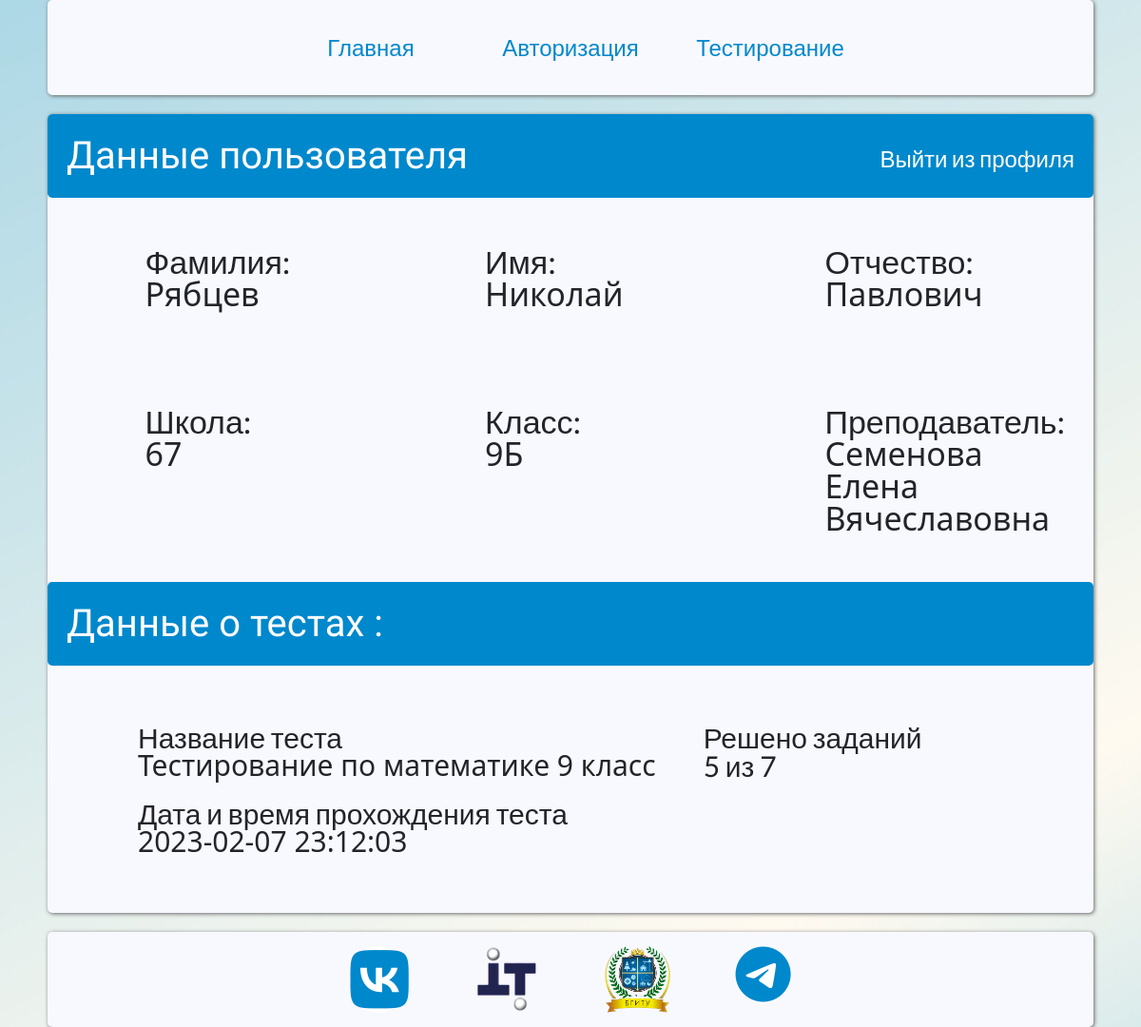
/profile/1 (signed in), run on the app's committed database.
### app/models.py (models this page shows, shortened)
class User(UserMixin, db.Model):
    __tablename__ = 'user'
    id = db.Column(db.Integer, primary_key=True)
    surname = db.Column(db.String(50), nullable=False)
    name = db.Column(db.String(50), nullable=False)
    patronomyc = db.Column(db.String(50), nullable=True)
    school = db.Column(db.String(120), nullable=False)
    s_class = db.Column(db.String(10), nullable=False)
    s_teacher = db.Column(db.String(60), nullable=False)
    login = db.Column(db.String(40), nullable=False)
    password = db.Column(db.String(128), nullable=False)
    usertype = db.Column(db.String(20),nullable= False)

class Test_result(db.Model):
    __tablename__ = 'test_result'
    id = db.Column(db.Integer, primary_key=True)
    test = db.Column(db.Integer, db.ForeignKey('test.id'), nullable=True)
    user = db.Column(db.Integer, db.ForeignKey('user.id'), nullable=True)
    grade = db.Column(db.Integer)
    date_time = db.Column(db.DateTime)

class Test(db.Model):
    __tablename__ = 'test'
    id = db.Column(db.Integer, primary_key=True)
    Name = db.Column(db.String(500), nullable=False)
    Question1 = db.Column(db.String(500), nullable=False)
    Answer1 = db.Column(db.String(20), nullable=False)
    Question2 = db.Column(db.String(500), nullable=False)
    Answer2 = db.Column(db.String(20), nullable=False)
    Question3 = db.Column(db.String(500), nullable=False)
    Answer3 = db.Column(db.String(20), nullable=False)
    Question4 = db.Column(db.String(500), nullable=False)
    Answer4 = db.Column(db.String(20), nullable=False)
    Question5 = db.Column(db.String(500), nullable=False)
    Answer5 = db.Column(db.String(20), nullable=False)
    Question6 = db.Column(db.String(500), nullable=False)
    Answer6 = db.Column(db.String(20), nullable=False)
    Question7 = db.Column(db.String(500), nullable=False)
    Answer7 = db.Column(db.String(20), nullable=False)

### app/routes.py (the view)
@app.route('/profile/<string:id>')
def profile(id):
    user = User.query.filter_by(id=current_user.id).first()
    testdata = db.session.query(Test_result.grade,Test.Name,Test_result.date_time).filter(Test_result.user == current_user.id).order_by(Test_result.date_time.desc()).limit(1)
    return render_template('profile.html',user=user,testdata=testdata,title="Личный кабинет",menu=user_menu)

### app/routes.py (called while the page is built)
@Login_Manager.user_loader
def load_user(user_id):
    return User.query.get(int(user_id))

### app/templates/profile.html
{% extends "base.html" %}
{% block content %}
    <div class="userinfo">
        <div class="info-head">
            <h1>Данные пользователя</h1>
            <a href="{{ url_for('logout') }}" class="logout">Выйти из профиля</a>
        </div>
        <div class="maininfo">
             <div class="info-item"><p>Фамилия:</p>
                {{ user.surname }}</div>
            <div class="info-item"><p>Имя:</p>
                {{ user.name }}</div>
            <div class="info-item"><p>Отчество:</p>
                {{ user.patronomyc }} </div>
            <div class="info-item"><p>Школа:</p>
                {{ user.school }}</div>
            <div class="info-item"><p>Класс:</p>
                {{ user.s_class }}</div>
            <div class="info-item"><p>Преподаватель:</p>
                {{ user.s_teacher }}</div>
        </div>
        <div class="info-head">
            <h1>Данные о тестах : </h1>
        </div>
        <div class="test-info">
            {% for t in testdata %}
                <div class="test-item"><p>Название теста</p>
                    {{ t.Name }} </div>
                <div class="test-item">
                    <p>Решено заданий</p>
                    <p>{{ t.grade }} из 7</p>
                </div>
                <div class="test-item">
                    <p>Дата и время прохождения теста</p>
                    {{ t.date_time.isoformat(" ","seconds") }}
                </div>
            {% endfor %}
        </div>
    </div>
{% endblock %}

### app/static/css/styles.css (style rules this page uses)
*, *:before, *:after { box-sizing: border-box; margin: 0px; padding: 0px; }
h1, h2, h3, h4, h5 { font-family: 'Oswald', sans-serif; }
p, a, li { font-family: 'Lato', sans-serif; }
body { background-image: url(../images/bg_main.jpg); background-attachment: fixed; }
html, body, div, span, h1, p, ul, li { margin: 0; padding: 0; border: 0; vertical-align: baseline; }
html, body, .wrap { height: 100%; line-height: 1; }
.userinfo { max-width: 100%; margin: 20px auto; min-height: 600px; background-color: #F8F8FF; border-radius: 5px; box-shadow: 1px 1px 4px #666; }
.info-head { border-radius: 5px; background-color: #0088cc; width: 100%; color: white; padding: 20px; display: flex; justify-content: space-between; }
.logout { font-size: 24px; padding-top: 15px; color: white; text-decoration: none; }
.maininfo { min-height: 300px; display: flex; font-size: 34px; flex-wrap: wrap; justify-content: space-evenly; }
.info-item { padding: 50px 75px; width: 330px; display: flex; flex-direction: column; flex-wrap: wrap; }
.test-info { font-size: 30px; padding: 50px 70px; display: flex; flex-direction: row; align-items: center; min-height: 200px; flex-wrap: wrap; }
.test-item { padding: 10px 25px; display: flex; flex-direction: column; }

### data on the page
User: surname "Рябцев", name "Николай", patronomyc "Павлович", school "67", s_class "9Б", s_teacher "Семенова Елена Вячеславовна"
Test_result: Name "Тестирование по математике 9 класс", grade "5", date_time "2023-02-07 23:12:03"

### other printed values
{{ m['name'] }} "Главная" "Авторизация" "Тестирование"
